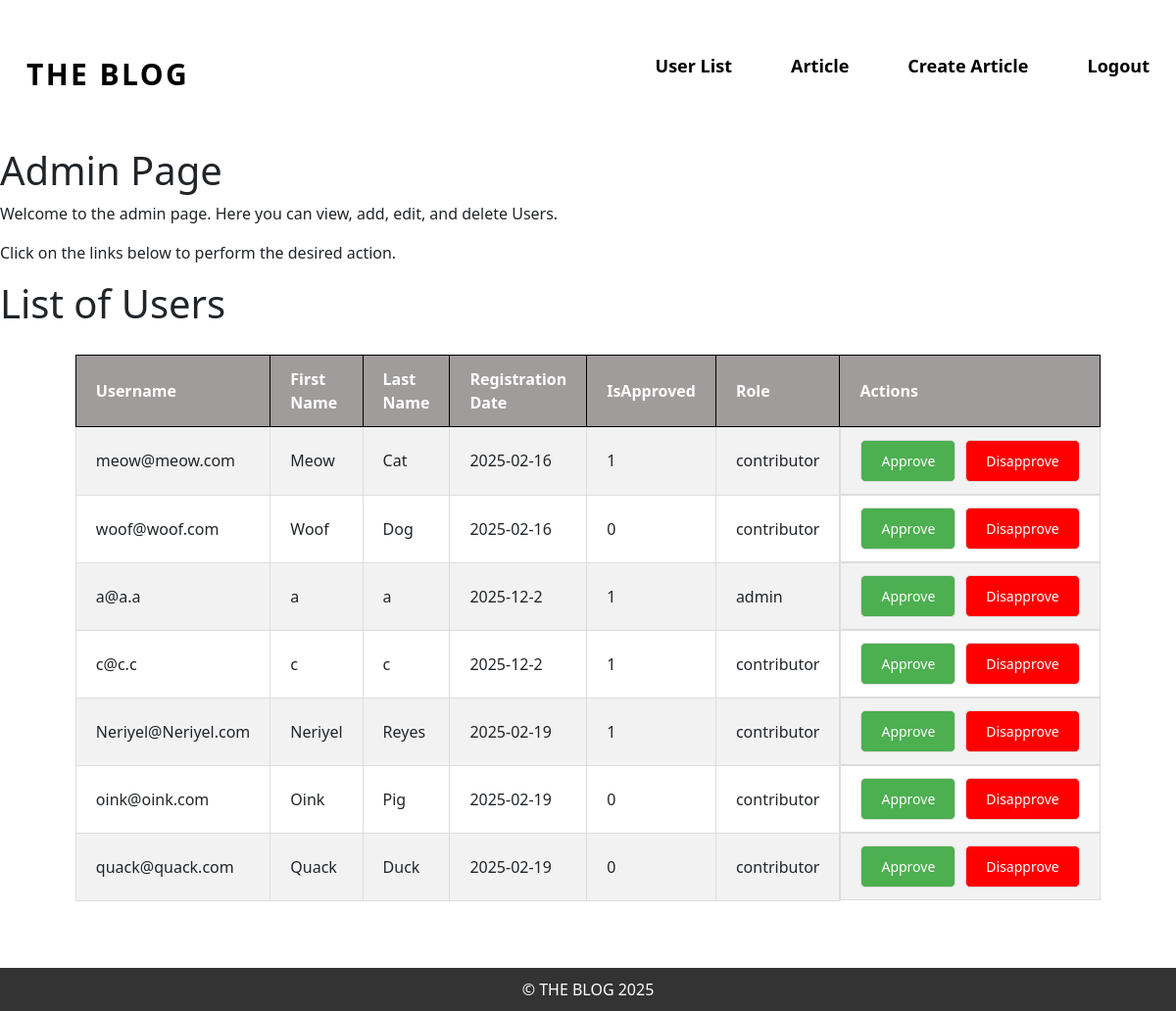
The app's page /admin/admin_page.php (signed in) with its own data.
### tables this page shows
CREATE TABLE "Users"
    (
        Username VARCHAR(50) NOT NULL,
        Password VARCHAR(100) NOT NULL,
        FirstName VARCHAR(30) NOT NULL,
        LastName VARCHAR(30) NOT NULL,
        RegistrationDate DATE NOT NULL,
        IsApproved BOOLEAN NOT NULL DEFAULT FALSE,
        Role TEXT NOT NULL,
        PRIMARY KEY (Username)
    );

### admin/admin_page.php (the view, shortened to what this page needs)
<?php
include("../templates/header.php");
?>
<body>
    <div class = "logo">
    <h1>Admin Page</h1>
    <p>Welcome to the admin page. Here you can view, add, edit, and delete Users.</p>
    <p>Click on the links below to perform the desired action.</p>
<h1>List of Users</h1>
</div>
<?php
$db = getDatabase();
$res = $db->query('SELECT * FROM Users');
echo "<div class='table-container'>";
echo "<table>";
echo "<tr><th>Username</th><th>First Name</th><th>Last Name</th><th>Registration Date</th><th>IsApproved</th><th>Role</th><th>Actions</th></tr>";
while ($row = $res->fetchArray()) {
    echo "<tr>";
    echo "<td>{$row['Username']}</td>";
    echo "<td>{$row['FirstName']}</td>";
    echo "<td>{$row['LastName']}</td>";
    echo "<td>{$row['RegistrationDate']}</td>";
    echo "<td>{$row['IsApproved']}</td>";
    echo "<td>{$row['Role']}</td>";
    echo "<td class='action-buttons'>";
    echo "<a href='#' onclick='promoteUser(\"{$row['Username']}\")'>Approve</a>";
    echo "<a href='#' onclick='demoteUser(\"{$row['Username']}\")' style='color: white; background-color: red; padding: 10px 20px; text-decoration: none; border-radius: 5px;'>Disapprove</a>";
    echo "</td>";
    echo "</tr>";
}
echo "</table>";
echo "</div>";
echo "<br/><br/>";
?>
<?php include("../templates/footer.php"); ?>

### styles/style.css (style rules this page uses)
html, body { overflow-x: hidden; min-height: 100vh; margin: 0; display: flex; flex-direction: column; }
body > *:not(header):not(footer) { flex: 1; }

### admin/admin_page.php (style rules this page uses)
table { width: 80%; margin: 20px auto; border-collapse: collapse; }
th, td { padding: 12px 20px; text-align: left; border: 1px solid #ddd; }
th { background-color:rgb(160, 156, 156); border-color: black; color: white; }
tr:nth-child(even) { background-color: #f2f2f2; }
.table-container { overflow-x: auto; }
.action-buttons { display: flex; gap: 10px; }
.action-buttons a { padding: 10px 20px; font-size: 14px; cursor: pointer; text-decoration: none; border: 1px solid #ddd; background-color: #4CAF50; color: white; border-radius: 5px; }

### records on screen
users: Username "meow@meow.com", FirstName "Meow", LastName "Cat", RegistrationDate "2025-02-16", IsApproved "1", Role "contributor"
users: Username "woof@woof.com", FirstName "Woof", LastName "Dog", RegistrationDate "2025-02-16", IsApproved "0", Role "contributor"
users: Username "a@a.a", FirstName "a", LastName "a", RegistrationDate "2025-12-2", IsApproved "1", Role "admin"
users: Username "c@c.c", FirstName "c", LastName "c", RegistrationDate "2025-12-2", IsApproved "1", Role "contributor"
users: Username "Neriyel@Neriyel.com", FirstName "Neriyel", LastName "Reyes", RegistrationDate "2025-02-19", IsApproved "1", Role "contributor"
users: Username "oink@oink.com", FirstName "Oink", LastName "Pig", RegistrationDate "2025-02-19", IsApproved "0", Role "contributor"
users: Username "quack@quack.com", FirstName "Quack", LastName "Duck", RegistrationDate "2025-02-19", IsApproved "0", Role "contributor"
